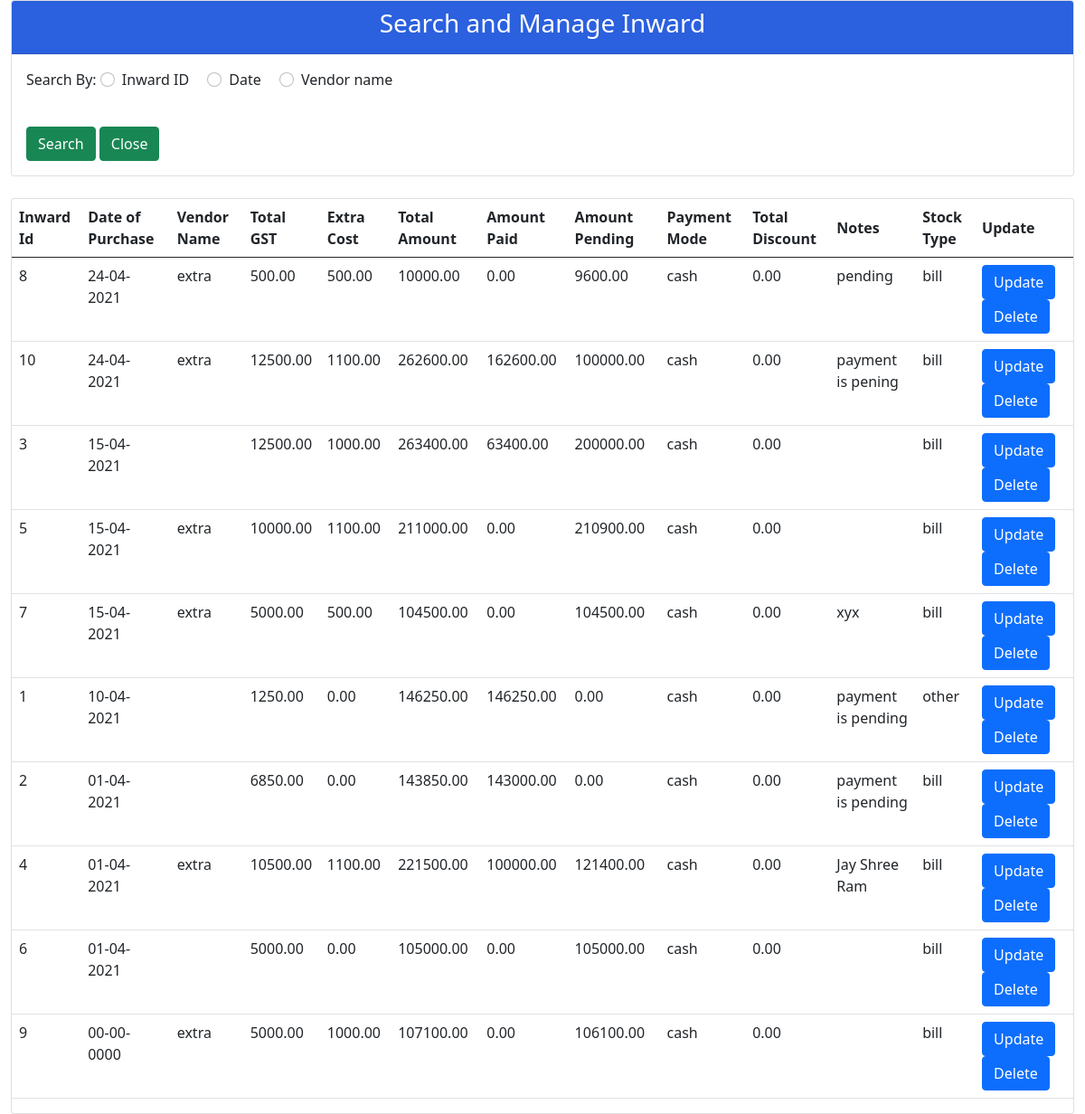
The page /Ceramic/Inward/s&minward.php on the database its author committed.
### tables this page shows
CREATE TABLE `tblinwardbillmst` (
  `InwardId` int(100) NOT NULL,
  `InwardDate` datetime NOT NULL,
  `VendorId` int(100) NOT NULL,
  `TotalGST` float(100,2) NOT NULL,
  `Transport_extracost` float(100,2) NOT NULL,
  `TotalAmount` float(100,2) NOT NULL,
  `AmountPaid` float(100,2) NOT NULL,
  `AmountPending` float(100,2) NOT NULL,
  `UploadBill` longtext NOT NULL,
  `PaymentMode` varchar(10) NOT NULL,
  `TotalDiscount` float(100,2) NOT NULL,
  `Notes` varchar(200) NOT NULL,
  `StockMstSysId` int(100) NOT NULL,
  `CreatedDate` date NOT NULL DEFAULT current_timestamp(),
  `ModifiedDate` date NOT NULL,
  `RecStatus` varchar(1) NOT NULL DEFAULT 'A',
  `StockType` varchar(50) NOT NULL,
  `ExtraCost` int(100) NOT NULL,
  `Description` varchar(200) NOT NULL,
  `tempextra` int(11) NOT NULL DEFAULT 0,
  `temptransport` int(11) NOT NULL DEFAULT 0
);

### Ceramic/Inward/s&minward.php (the view, shortened to what this page needs)
<!DOCTYPE html>
<html>
   <head>
      <link href="https://cdn.jsdelivr.net/npm/bootstrap@5.0.0-beta1/dist/css/bootstrap.min.css" rel="stylesheet">
      <link rel='stylesheet' href='https://cdn.jsdelivr.net/npm/sweetalert2@10.10.1/dist/sweetalert2.min.css'>
      <link rel="stylesheet" href="https://cdnjs.cloudflare.com/ajax/libs/sweetalert/1.1.3/sweetalert.css">
   </head>
   <body>
      <div class="container-fluid col-lg-12">
       <div class="row">
         <div class="col-md-12">
            <div class="card card-primary">
               <div class="card-header" style="background-color: #2B60DE">
                  <h3 class="card-title" style="color: white" align="center">Search and Manage Inward</h3>
               </div>
               <div class="card-body">
                  <form class="row g-3" id="radio-buttons" action="s&minward.php" method="POST">
                     <div class="form-group col-md-12">
                        <label class="form-label">Search By: </label>
                        <div class="form-check form-check-inline">
                           <input class="form-check-input" type="radio" name="hsn1" id="Inward ID" value="Inward ID" onchange="checkRadio(this)">
                           <label class="form-check-label" for="inlineRadio1">Inward ID</label>
                        </div>
                        <div class="form-check form-check-inline">
                           <input class="form-check-input" type="radio" name="hsn1" id="Date" value="Date" onchange="checkRadio(this)">
                           <label class="form-check-label" for="inlineRadio2">Date</label>
                        </div>
                        <div class="form-check form-check-inline">
                           <input class="form-check-input" type="radio" name="hsn1" id="Vendor" value="Vendor Name" onchange="checkRadio(this)">
                           <label class="form-check-label" for="inlineRadio3">Vendor name</label>
                        </div>
                     </div>
                        <div>
                          <input type="submit" value="Search" name="search" id="save" class="btn btn-success">
                          <a href="../admin.php"><input type="button" value="Close" name="Close" id="Close" class="btn btn-success"></a>
                        </div>
                  </form>
               </div>
            </div>
         </div>
      </div>
         <br>
         <div class="row">
            <div class="col-md-12">
               <div class="card card-primary">
                  <table class="table" id="data_table">
                     <thead>
                        <tr valign="middle">
                           <th>Inward Id</th>
                           <th>Date of Purchase</th>
                           <th>Vendor Name</th>
                           <th>Total GST</th>
                           <th>Extra Cost</th>
                           <th>Total Amount</th>
                           <th>Amount Paid</th>
                           <th>Amount Pending</th>
                           <th>Payment Mode</th>
                           <th>Total Discount</th>
                           <th>Notes</th>
                           <th>Stock Type</th>
                           <th>Update</th>
                        </tr>
                     </thead>
                     <tbody>
                      <?php
                                $con=mysqli_connect('localhost','root','','imsdatabase');
                                if ($_POST['iid']=='' and $_POST['vname']=='' and $_POST['datet']=='')
                                {
                                  $query= "SELECT * FROM tblinwardbillmst inner join tblvendormst on tblvendormst.VendorId = tblinwardbillmst.VendorId where tblinwardbillmst.RecStatus='A' ORDER BY `tblinwardbillmst`.`InwardDate` DESC";
                                  $run = mysqli_query($con,$query);
                                }
                            if($run->num_rows==0){
                                      echo "<script>Swal.fire({icon: 'error', title: 'Oops...',text: 'No Data Found For This Value !!!'});</script>";
                                  }
                                  else{
                                while ($row=mysqli_fetch_array($run))
                                {
                                    $qid=$row[0];
                                    $qdate=$row[1];
                                    $qdate=substr($qdate, 0, 10);
                                    $qdate=explode("-", $qdate);
                                    $qdate=$qdate[2]."-".$qdate[1]."-".$qdate[0];
                                    $qvid=$row[18];
                                    $qgst=$row[3];
                                    $qtcost=$row[4];
                                    $qamount=$row[5];
                                    $qpaid=$row[6];
                                    $qpending=$row[7];
                                    $qmode=$row[9];
                                    $qdisc=$row[10];
                                    $qnotes=$row[11];
                                    $qtype=$row[16];
                                  ?>
                            <td><?php echo $qid; ?></td>
                            <td><?php echo $qdate; ?></td>
                            <td><?php echo $qvid; ?></td>
                            <td><?php echo $qgst ?></td>
                            <td><?php echo $qtcost; ?></td>
                            <td><?php echo $qamount; ?></td>
                            <td><?php echo $qpaid; ?></td>
                            <td><?php echo $qpending; ?></td>
                            <td><?php echo $qmode; ?></td>
                            <td><?php echo $qdisc; ?></td>
                            <td><?php echo $qnotes; ?></td>
                            <td><?php echo $qtype ?></td>
                            <td><a href="Updateinward.php?id=<?php echo $qid; ?>&type=<?php echo $qtype; ?>"><input type="Button" value="Update" name="" class="btn btn-primary" id="btn"></a> <a href="Deleteinward.php?id=<?php echo $qid; ?>"><input type="Button" value="Delete" name="" class="btn btn-primary" id="btn"></a></td>
                                              <?php } } ?>
                     </tbody>
                  </table>
               </div>
            </div>
         </div>
      </div>
   </body>
   </html>

### rows shown on the page
tblinwardbillmst: InwardId "8", InwardDate "24-04-2021", Description "extra", TotalGST "500.00", Transport_extracost "500.00", TotalAmount "10000.00", AmountPaid "0.00", AmountPending "9600.00", PaymentMode "cash", TotalDiscount "0.00", Notes "pending", StockType "bill"
tblinwardbillmst: InwardId "10", InwardDate "24-04-2021", Description "extra", TotalGST "12500.00", Transport_extracost "1100.00", TotalAmount "262600.00", AmountPaid "162600.00", AmountPending "100000.00", PaymentMode "cash", TotalDiscount "0.00", Notes "payment is pening", StockType "bill"
tblinwardbillmst: InwardId "3", InwardDate "15-04-2021", TotalGST "12500.00", Transport_extracost "1000.00", TotalAmount "263400.00", AmountPaid "63400.00", AmountPending "200000.00", PaymentMode "cash", TotalDiscount "0.00", StockType "bill"
tblinwardbillmst: InwardId "5", InwardDate "15-04-2021", Description "extra", TotalGST "10000.00", Transport_extracost "1100.00", TotalAmount "211000.00", AmountPaid "0.00", AmountPending "210900.00", PaymentMode "cash", TotalDiscount "0.00", StockType "bill"
tblinwardbillmst: InwardId "7", InwardDate "15-04-2021", Description "extra", TotalGST "5000.00", Transport_extracost "500.00", TotalAmount "104500.00", AmountPaid "0.00", AmountPending "104500.00", PaymentMode "cash", TotalDiscount "0.00", Notes "xyx", StockType "bill"
tblinwardbillmst: InwardId "1", InwardDate "10-04-2021", TotalGST "1250.00", Transport_extracost "0.00", TotalAmount "146250.00", AmountPaid "146250.00", AmountPending "0.00", PaymentMode "cash", TotalDiscount "0.00", Notes "payment is pending", StockType "other"
tblinwardbillmst: InwardId "2", InwardDate "01-04-2021", TotalGST "6850.00", Transport_extracost "0.00", TotalAmount "143850.00", AmountPaid "143000.00", AmountPending "0.00", PaymentMode "cash", TotalDiscount "0.00", Notes "payment is pending", StockType "bill"
tblinwardbillmst: InwardId "4", InwardDate "01-04-2021", Description "extra", TotalGST "10500.00", Transport_extracost "1100.00", TotalAmount "221500.00", AmountPaid "100000.00", AmountPending "121400.00", PaymentMode "cash", TotalDiscount "0.00", Notes "Jay Shree Ram", StockType "bill"
tblinwardbillmst: InwardId "6", InwardDate "01-04-2021", TotalGST "5000.00", Transport_extracost "0.00", TotalAmount "105000.00", AmountPaid "0.00", AmountPending "105000.00", PaymentMode "cash", TotalDiscount "0.00", StockType "bill"
tblinwardbillmst: InwardId "9", InwardDate "00-00-0000", Description "extra", TotalGST "5000.00", Transport_extracost "1000.00", TotalAmount "107100.00", AmountPaid "0.00", AmountPending "106100.00", PaymentMode "cash", TotalDiscount "0.00", StockType "bill"
